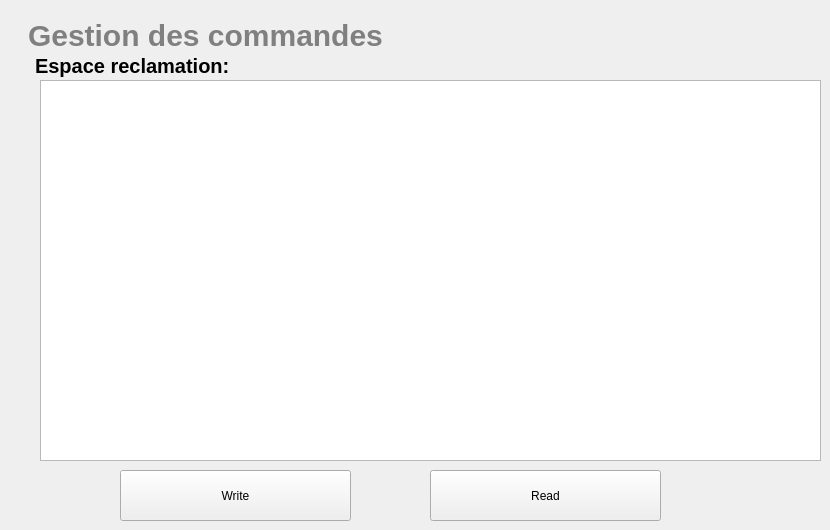
      <widget class="QWidget" name="tab_reclamation">
       <attribute name="title">
        <string>Reclamation</string>
       </attribute>
       <widget class="QPlainTextEdit" name="plainTextEdit_reclamation">
        <property name="geometry">
         <rect>
          <x>40</x>
          <y>80</y>
          <width>781</width>
          <height>381</height>
         </rect>
        </property>
       </widget>
       <widget class="QLabel" name="gestion_c_6">
        <property name="geometry">
         <rect>
          <x>0</x>
          <y>0</y>
          <width>451</width>
          <height>71</height>
         </rect>
        </property>
        <property name="font">
         <font>
          <family>Arial</family>
          <pointsize>-1</pointsize>
          <weight>75</weight>
          <italic>false</italic>
          <bold>true</bold>
         </font>
        </property>
        <property name="styleSheet">
         <string notr="true">QLabel {
  width: 100%;
  padding: 12px 20px;
  margin: 8px 0;
  display: inline-block;
  color: #808080;
  font-size: 30px;
font-family:Arial, Helvetica, sans-serif;
}</string>
        </property>
        <property name="text">
         <string>Gestion des commandes</string>
        </property>
       </widget>
       <widget class="QLabel" name="gestion_c_7">
        <property name="geometry">
         <rect>
          <x>10</x>
          <y>30</y>
          <width>451</width>
          <height>71</height>
         </rect>
        </property>
        <property name="font">
         <font>
          <family>Arial</family>
          <pointsize>-1</pointsize>
          <weight>75</weight>
          <italic>false</italic>
          <bold>true</bold>
         </font>
        </property>
        <property name="styleSheet">
         <string notr="true">QLabel {
  width: 100%;
  padding: 12px 20px;
  margin: 8px 0;
  display: inline-block;
  color: #000000;
  font-size: 20px;
font-family:Arial, Helvetica, sans-serif;
}</string>
        </property>
        <property name="text">
         <string>Espace reclamation:</string>
        </property>
       </widget>
       <widget class="QPushButton" name="pushButton_write">
        <property name="geometry">
         <rect>
          <x>120</x>
          <y>470</y>
          <width>231</width>
          <height>51</height>
         </rect>
        </property>
        <property name="text">
         <string>Write</string>
        </property>
       </widget>
       <widget class="QPushButton" name="pushButton_read">
        <property name="geometry">
         <rect>
          <x>430</x>
          <y>470</y>
          <width>231</width>
          <height>51</height>
         </rect>
        </property>
        <property name="text">
         <string>Read</string>
        </property>
       </widget>
      </widget>
